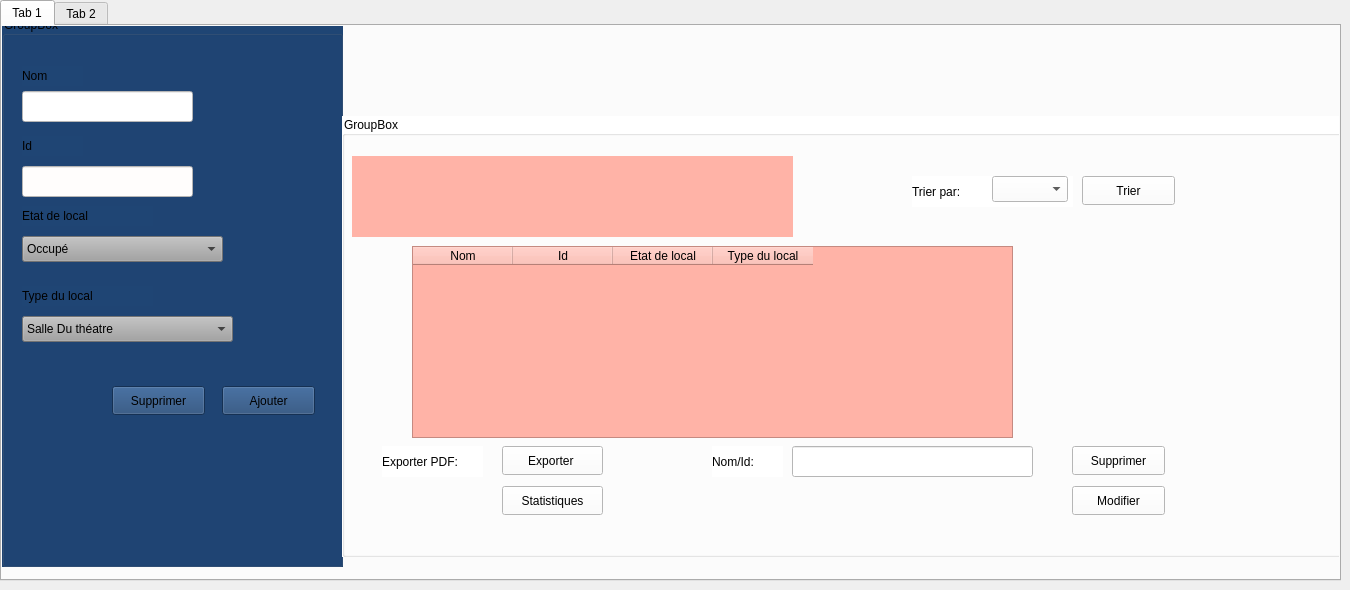
    <widget class="QWidget" name="g_locaux">
     <widget class="QTabWidget" name="tabWidget_3">
      <property name="geometry">
       <rect>
        <x>0</x>
        <y>0</y>
        <width>1341</width>
        <height>581</height>
       </rect>
      </property>
      <property name="currentIndex">
       <number>0</number>
      </property>
      <widget class="QWidget" name="tab_9">
       <attribute name="title">
        <string>Tab 1</string>
       </attribute>
       <widget class="QGroupBox" name="groupBox_12">
        <property name="geometry">
         <rect>
          <x>0</x>
          <y>-10</y>
          <width>341</width>
          <height>551</height>
         </rect>
        </property>
        <property name="styleSheet">
         <string notr="true">
background-color: rgb(31, 69, 116);</string>
        </property>
        <property name="title">
         <string>GroupBox</string>
        </property>
        <widget class="QLabel" name="label_47">
         <property name="geometry">
          <rect>
           <x>20</x>
           <y>50</y>
           <width>61</width>
           <height>20</height>
          </rect>
         </property>
         <property name="text">
          <string>Nom</string>
         </property>
        </widget>
        <widget class="QLineEdit" name="lineEdit_27">
         <property name="geometry">
          <rect>
           <x>20</x>
           <y>75</y>
           <width>171</width>
           <height>31</height>
          </rect>
         </property>
         <property name="styleSheet">
          <string notr="true">background-color: rgb(172, 255, 241);
background-color: rgb(255, 254, 240);
background-color: rgb(255, 255, 255);</string>
         </property>
        </widget>
        <widget class="QLabel" name="label_48">
         <property name="geometry">
          <rect>
           <x>20</x>
           <y>120</y>
           <width>61</width>
           <height>20</height>
          </rect>
         </property>
         <property name="text">
          <string>Id</string>
         </property>
        </widget>
        <widget class="QLabel" name="label_49">
         <property name="geometry">
          <rect>
           <x>20</x>
           <y>190</y>
           <width>131</width>
           <height>20</height>
          </rect>
         </property>
         <property name="text">
          <string>Etat de local</string>
         </property>
        </widget>
        <widget class="QLineEdit" name="lineEdit_28">
         <property name="geometry">
          <rect>
           <x>20</x>
           <y>150</y>
           <width>171</width>
           <height>31</height>
          </rect>
         </property>
         <property name="styleSheet">
          <string notr="true">background-color: rgb(172, 255, 241);
background-color: rgb(255, 253, 252);</string>
         </property>
        </widget>
        <widget class="QComboBox" name="comboBox_13">
         <property name="geometry">
          <rect>
           <x>20</x>
           <y>220</y>
           <width>201</width>
           <height>26</height>
          </rect>
         </property>
         <property name="styleSheet">
          <string notr="true">background-color: rgb(161, 161, 161);</string>
         </property>
         <item>
          <property name="text">
           <string>Occupé</string>
          </property>
         </item>
         <item>
          <property name="text">
           <string>Disponible</string>
          </property>
         </item>
         <item>
          <property name="text">
           <string>En Maintenance</string>
          </property>
         </item>
        </widget>
        <widget class="QLabel" name="label_50">
         <property name="geometry">
          <rect>
           <x>20</x>
           <y>270</y>
           <width>131</width>
           <height>20</height>
          </rect>
         </property>
         <property name="text">
          <string>Type du local</string>
         </property>
        </widget>
        <widget class="QComboBox" name="comboBox_14">
         <property name="geometry">
          <rect>
           <x>20</x>
           <y>300</y>
           <width>211</width>
           <height>26</height>
          </rect>
         </property>
         <property name="styleSheet">
          <string notr="true">background-color: rgb(161, 161, 161);</string>
         </property>
         <item>
          <property name="text">
           <string>Salle Du théatre</string>
          </property>
         </item>
         <item>
          <property name="text">
           <string>Salle Du Music</string>
          </property>
         </item>
         <item>
          <property name="text">
           <string>Salle Du sport</string>
          </property>
         </item>
        </widget>
        <widget class="QPushButton" name="pushButton_29">
         <property name="geometry">
          <rect>
           <x>220</x>
           <y>370</y>
           <width>93</width>
           <height>29</height>
          </rect>
         </property>
         <property name="text">
          <string>Ajouter</string>
         </property>
        </widget>
        <widget class="QPushButton" name="pushButton_30">
         <property name="geometry">
          <rect>
           <x>110</x>
           <y>370</y>
           <width>93</width>
           <height>29</height>
          </rect>
         </property>
         <property name="text">
          <string>Supprimer</string>
         </property>
        </widget>
       </widget>
       <widget class="QGroupBox" name="groupBox_13">
        <property name="geometry">
         <rect>
          <x>340</x>
          <y>90</y>
          <width>1001</width>
          <height>441</height>
         </rect>
        </property>
        <property name="styleSheet">
         <string notr="true">background-color: rgb(255, 179, 167);
background-color: rgb(255, 254, 226);
background-color: rgb(202, 196, 193);
background-color: rgb(255, 255, 255);</string>
        </property>
        <property name="title">
         <string>GroupBox</string>
        </property>
        <widget class="QLabel" name="label_51">
         <property name="geometry">
          <rect>
           <x>20</x>
           <y>60</y>
           <width>131</width>
           <height>31</height>
          </rect>
         </property>
         <property name="styleSheet">
          <string notr="true">background-color: rgb(255, 179, 167);
color: rgb(0, 0, 0);</string>
         </property>
         <property name="text">
          <string>Chercher Un Local:</string>
         </property>
        </widget>
        <widget class="QLineEdit" name="lineEdit_31">
         <property name="geometry">
          <rect>
           <x>160</x>
           <y>60</y>
           <width>171</width>
           <height>31</height>
          </rect>
         </property>
        </widget>
        <widget class="QPushButton" name="pushButton_31">
         <property name="geometry">
          <rect>
           <x>340</x>
           <y>60</y>
           <width>93</width>
           <height>29</height>
          </rect>
         </property>
         <property name="styleSheet">
          <string notr="true">color: rgb(0, 0, 0);</string>
         </property>
         <property name="text">
          <string>chercher</string>
         </property>
        </widget>
        <widget class="QLabel" name="label_52">
         <property name="geometry">
          <rect>
           <x>570</x>
           <y>60</y>
           <width>161</width>
           <height>31</height>
          </rect>
         </property>
         <property name="styleSheet">
          <string notr="true">color: rgb(0, 0, 0);</string>
         </property>
         <property name="text">
          <string>Trier par:</string>
         </property>
        </widget>
        <widget class="QComboBox" name="comboBox_15">
         <property name="geometry">
          <rect>
           <x>650</x>
           <y>60</y>
           <width>76</width>
           <height>26</height>
          </rect>
         </property>
         <property name="styleSheet">
          <string notr="true">color: rgb(0, 0, 0);

</string>
         </property>
        </widget>
        <widget class="QPushButton" name="pushButton_32">
         <property name="geometry">
          <rect>
           <x>740</x>
           <y>60</y>
           <width>93</width>
           <height>29</height>
          </rect>
         </property>
         <property name="styleSheet">
          <string notr="true">color: rgb(0, 0, 0);
</string>
         </property>
         <property name="text">
          <string>Trier</string>
         </property>
        </widget>
        <widget class="QPushButton" name="pushButton_33">
         <property name="geometry">
          <rect>
           <x>160</x>
           <y>330</y>
           <width>101</width>
           <height>29</height>
          </rect>
         </property>
         <property name="styleSheet">
          <string notr="true">color: rgb(0, 0, 0);</string>
         </property>
         <property name="text">
          <string>Exporter </string>
         </property>
        </widget>
        <widget class="QPushButton" name="pushButton_34">
         <property name="geometry">
          <rect>
           <x>730</x>
           <y>370</y>
           <width>93</width>
           <height>29</height>
          </rect>
         </property>
         <property name="styleSheet">
          <string notr="true">color: rgb(0, 0, 0);</string>
         </property>
         <property name="text">
          <string>Modifier</string>
         </property>
        </widget>
        <widget class="QPushButton" name="pushButton_35">
         <property name="geometry">
          <rect>
           <x>730</x>
           <y>330</y>
           <width>93</width>
           <height>29</height>
          </rect>
         </property>
         <property name="styleSheet">
          <string notr="true">color: rgb(0, 0, 0);</string>
         </property>
         <property name="text">
          <string>Supprimer</string>
         </property>
        </widget>
        <widget class="QLineEdit" name="lineEdit_32">
         <property name="geometry">
          <rect>
           <x>450</x>
           <y>330</y>
           <width>241</width>
           <height>31</height>
          </rect>
         </property>
        </widget>
        <widget class="QStackedWidget" name="stackedWidget_2">
         <property name="geometry">
          <rect>
           <x>10</x>
           <y>40</y>
           <width>441</width>
           <height>81</height>
          </rect>
         </property>
         <property name="styleSheet">
          <string notr="true">background-color: rgb(255, 179, 167);</string>
         </property>
         <property name="currentIndex">
          <number>1</number>
         </property>
         <widget class="QWidget" name="page_2"/>
         <widget class="QWidget" name="page_3"/>
        </widget>
        <widget class="QTableWidget" name="tableWidget_4">
         <property name="geometry">
          <rect>
           <x>70</x>
           <y>130</y>
           <width>601</width>
           <height>192</height>
          </rect>
         </property>
         <property name="styleSheet">
          <string notr="true">background-color: rgb(255, 179, 167);
font: 10pt &quot;Times New Roman&quot;;
color: rgb(0, 0, 0);</string>
         </property>
         <column>
          <property name="text">
           <string>Nom</string>
          </property>
         </column>
         <column>
          <property name="text">
           <string>Id</string>
          </property>
         </column>
         <column>
          <property name="text">
           <string>Etat de local</string>
          </property>
         </column>
         <column>
          <property name="text">
           <string>Type du local</string>
          </property>
         </column>
        </widget>
        <widget class="QLabel" name="label_53">
         <property name="geometry">
          <rect>
           <x>370</x>
           <y>330</y>
           <width>71</width>
           <height>31</height>
          </rect>
         </property>
         <property name="styleSheet">
          <string notr="true">color: rgb(0, 0, 0);</string>
         </property>
         <property name="text">
          <string>Nom/Id:</string>
         </property>
        </widget>
        <widget class="QPushButton" name="pushButton_36">
         <property name="geometry">
          <rect>
           <x>160</x>
           <y>370</y>
           <width>101</width>
           <height>29</height>
          </rect>
         </property>
         <property name="styleSheet">
          <string notr="true">color: rgb(0, 0, 0);</string>
         </property>
         <property name="text">
          <string>Statistiques</string>
         </property>
        </widget>
        <widget class="QLabel" name="label_54">
         <property name="geometry">
          <rect>
           <x>40</x>
           <y>330</y>
           <width>101</width>
           <height>31</height>
          </rect>
         </property>
         <property name="styleSheet">
          <string notr="true">color: rgb(0, 0, 0);</string>
         </property>
         <property name="text">
          <string>Exporter PDF:</string>
         </property>
        </widget>
       </widget>
      </widget>
      <widget class="QWidget" name="tab_10">
       <attribute name="title">
        <string>Tab 2</string>
       </attribute>
      </widget>
     </widget>
    </widget>
